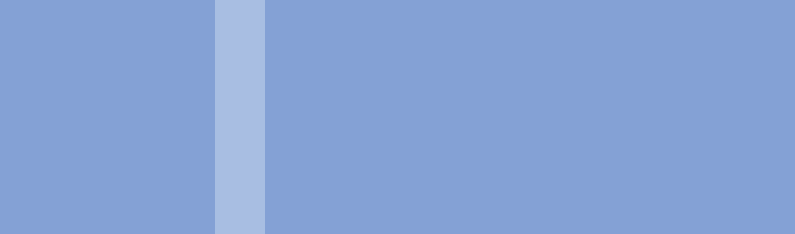
#> input picture stripes.png, 1590 x 468 px (shown at 1/2 size)
$ jupyter execute loc_clust_stripe_segmentation.ipynb   (older library calls are emulated)
#> lines starting #> are read from the running program, lines starting #| are printed output that depends on the picture
[cell 1]
import numpy as np
import datetime


import matplotlib.pyplot as plt
from PIL import Image

from scipy.sparse import csr_matrix
import matplotlib.pyplot as plt

from sklearn.cluster import KMeans

from numpy.linalg import norm
from sklearn.feature_extraction import image
import warnings
warnings.filterwarnings("ignore")

[cell 2]
def get_B_and_weight_vec(n_nodes,threshold,sigma=1):
    '''
    Generate graph structure from the image to be segmented.
    Inputs:
        n_nodes: number of nodes, i.e. number of pixels
        threshold: threshold to drop edges with small weights (weak similarities)
        sigma: parameter to scale edge weights
    Outputs:
        B: Incidence matrix
        Weight_vec: edge_wise weights
    '''
    N = n_nodes
    row = []
    col = []
    data = []
    weight_vec = []
    cnt = 0
#
    for i in range(N):
        for j in [i+1,i+100]:
            if j>=2900:
                continue
            if  np.exp(-norm(img[i]-img[j])/(2*sigma**2)) > threshold:
                row.append(cnt)
                col.append(i)
                data.append(1)

                row.append(cnt)
                col.append(j)
                data.append(-1)
                cnt += 1
                weight_vec.append(np.exp(-norm(img[i]-img[j])/(2*sigma**2)))

    B = csr_matrix((data, (row, col)), shape=(cnt, N))
    weight_vec = np.array(weight_vec)
    return B, weight_vec

[cell 3]
def algorithm(B, weight_vec, seeds,K=15000,alpha=0.02, lambda_nLasso=None, check_s=False):
    E, N = B.shape
#     weight_vec = np.ones(E)

    Gamma_vec = np.array(1./(np.sum(abs(B), 0)))[0]  # \in [0, 1]
    Gamma = np.diag(Gamma_vec)

    Sigma = 0.5

    seednodesindicator= np.zeros(N)
    seednodesindicator[seeds] = 1


    noseednodeindicator = np.ones(N)
    noseednodeindicator[seeds] = 0

    if lambda_nLasso == None:
        lambda_nLasso = 2 / math.sqrt(np.sum(weight_vec))

    if check_s:
        s = 0.0
        for item in range(len(weight_vec)):
            x = B[item].toarray()[0]
            i = np.where(x == -1)[0][0]
            j = np.where(x == 1)[0][0]
            if i < N1 <= j:
                s += weight_vec[item]
            elif i >= N1 > j:
                s += weight_vec[item]

        if lambda_nLasso * s >= alpha * N2 / 2:
            print ('eq(24)', lambda_nLasso * s, alpha * N2 / 2)

    fac_alpha = 1./(Gamma_vec*alpha+1)  # \in [0, 1]

    hatx = np.zeros(N)
    newx = np.zeros(N)
    prevx = np.zeros(N)
    haty = np.array([x/(E-1) for x in range(0, E)])
    history = []
    for iterk in range(K):
        # if 0 < np.max(abs(newx - prevx)) < 1e-4:
        #     print(iterk)
        #     break
        tildex = 2 * hatx - prevx
        newy = haty + Sigma * B.dot(tildex)  # chould be negative
        haty = newy / np.maximum(abs(newy) / (lambda_nLasso * weight_vec), np.ones(E))  # could be negative

        newx = hatx - Gamma_vec * B.T.dot(haty)  # could  be negative
        newx[seeds] = (newx[seeds] + Gamma_vec[seeds]) / (1 + Gamma_vec[seeds])

        newx = seednodesindicator * newx + noseednodeindicator * (newx * fac_alpha)
        prevx = np.copy(hatx)
        hatx = newx  # could be negative
        history.append(newx)

    history = np.array(history)

    return history

[cell 4]
#load the image
img=Image.open("stripes.png")
#> img is the input picture: PIL image 1590x468 RGBA; mean R, G, B, A 134.3, 162.8, 213.8, 255

# Preprocess the image

[cell 5]
# resize the image
basewidth = 100
wpercent = (basewidth / float(img.size[0]))
#> wpercent = 0.0629
hsize = int((float(img.size[1]) * float(wpercent)))
#> hsize = 29
img = img.resize((basewidth, hsize), Image.ANTIALIAS)
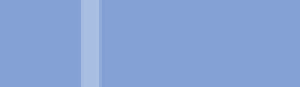
#> img: PIL image 100x29 RGBA (shown 3 times larger); mean R, G, B, A 134.3, 162.8, 213.8, 255
img = np.array(img)[:,:,:3]
#> img: shape (29, 100, 3)
print(img.shape)
#| (29, 100, 3)
plt.imshow(img)

[cell 6]
img = img.reshape(-1,3)
#> img = 2900 rows, first 8: [132, 161, 213], [132, 161, 213], [132, 161, 213], [132, 161, 213], [132, 161, 213], [132, 161, 213], [132, 161, 213], [132, 161, 213]
img.shape
#> Out = (2900, 3)

# Perform the segmentation task via Kmeans

[cell 7]
kmeans = KMeans(n_clusters=2).fit(img)
plt.imshow(kmeans.labels_.reshape(29,100))
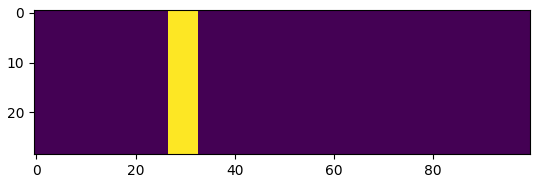
#> figure drawn by matplotlib, 1 panel

# Perform the task via our algorithm

[cell 8]
# generate graph from image
img = img.reshape(-1,3)/255
#> img = 2900 rows, first 8: [0.518, 0.631, 0.835], [0.518, 0.631, 0.835], [0.518, 0.631, 0.835], [0.518, 0.631, 0.835], [0.518, 0.631, 0.835], [0.518, 0.631, 0.835], [0.518, 0.631, 0.835], [0.518, 0.631, 0.835]
n_nodes=img.shape[0]
#> n_nodes = 2900
print("number of nodes:",n_nodes )
#| number of nodes: 2900

B,weight=get_B_and_weight_vec(n_nodes,0.2,1)
#> after the loop in get_B_and_weight_vec, `for i in range(N):`: cnt = 5699; col = 11398 values, max 2899 at index 11199, min 0 at index 0, mean 1449.5; data = 11398 values, max 1 at index 0, min -1 at index 1, mean 0; row = 11398 values from 0 to 5698; weight_vec = 5699 values, max 1 at index 0, min 0.922 at index 52, mean 0.999
#> weight has the same summary as weight_vec in get_B_and_weight_vec
# plt.hist(weight,bins=30)  #distribution of similarity measure

[cell 9]
def run_seg(n_nodes,seeds,threshold, K=30, alpha=0.1, lambda_nLasso=0.1):
    B, weight_vec = get_B_and_weight_vec(n_nodes,threshold)

    start = datetime.datetime.now()
    history = algorithm(B, weight_vec, seeds=seeds, K=K, alpha=alpha, lambda_nLasso=lambda_nLasso)
    print('our method time: ', datetime.datetime.now() - start)
    return history

[cell 10]
# generate seeds according to the labels assigned by kmeans
seeds = np.random.choice(np.where(kmeans.labels_==0)[0],20)
#> seeds = 20 values, max 2816 at index 6, min 295 at index 2, mean 1820.5

# run our algorithm  and visulize the result before feed it to kmeans
history = run_seg(n_nodes=n_nodes,seeds=seeds,threshold = 0.95, K=1000,alpha=0.01, lambda_nLasso=1)
#> in run_seg, `B, weight_vec = get_B_and_weight_vec(n_nodes,threshold)`: weight_vec = 5641 values, max 1 at index 0, min 0.963 at index 64, mean 1
#> in algorithm, `Gamma_vec = np.array(1./(np.sum(abs(B), 0)))[0]`: Gamma_vec = 2900 values, max 0.5 at index 0, min 0.25 at index 100, mean 0.259
#> in algorithm, `Gamma = np.diag(Gamma_vec)`:
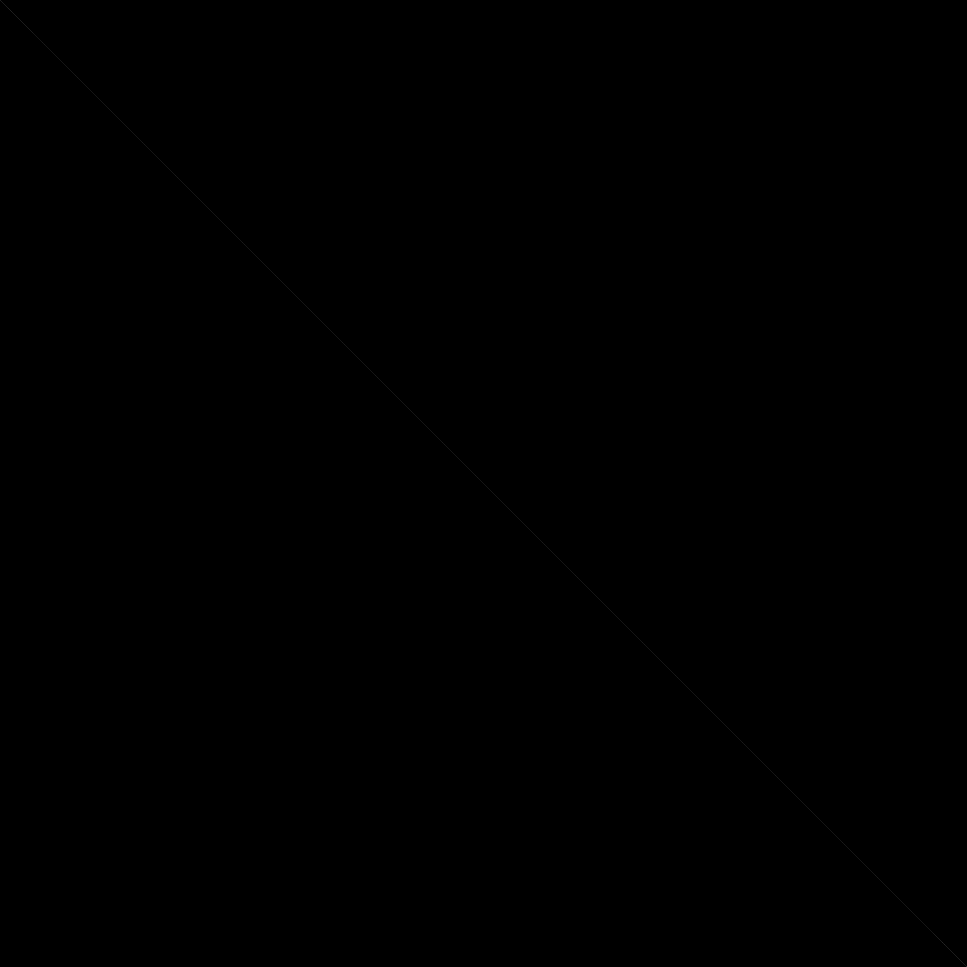
#> Gamma: shape (2900, 2900) float64 (shown at 1/3 size); min 0, max 0.5, mean 8.95e-05
#> in algorithm, `seednodesindicator= np.zeros(N)`: seednodesindicator = 2900 values from 0 to 0
#> in algorithm, `noseednodeindicator = np.ones(N)`: noseednodeindicator = 2900 values from 1 to 1
#> in algorithm, `fac_alpha = 1./(Gamma_vec*alpha+1)`: fac_alpha = 2900 values, max 0.998 at index 100, min 0.995 at index 0, mean 0.997
#> in algorithm, `hatx = np.zeros(N)`: hatx = 2900 values from 0 to 0
#> in algorithm, `haty = np.array([x/(E-1) for x in range(0, E)])`: haty = 5641 values from 0 to 1
#> after the loop in algorithm, `for iterk in range(K):`: history = 1000 items
#> in algorithm, `history = np.array(history)`:
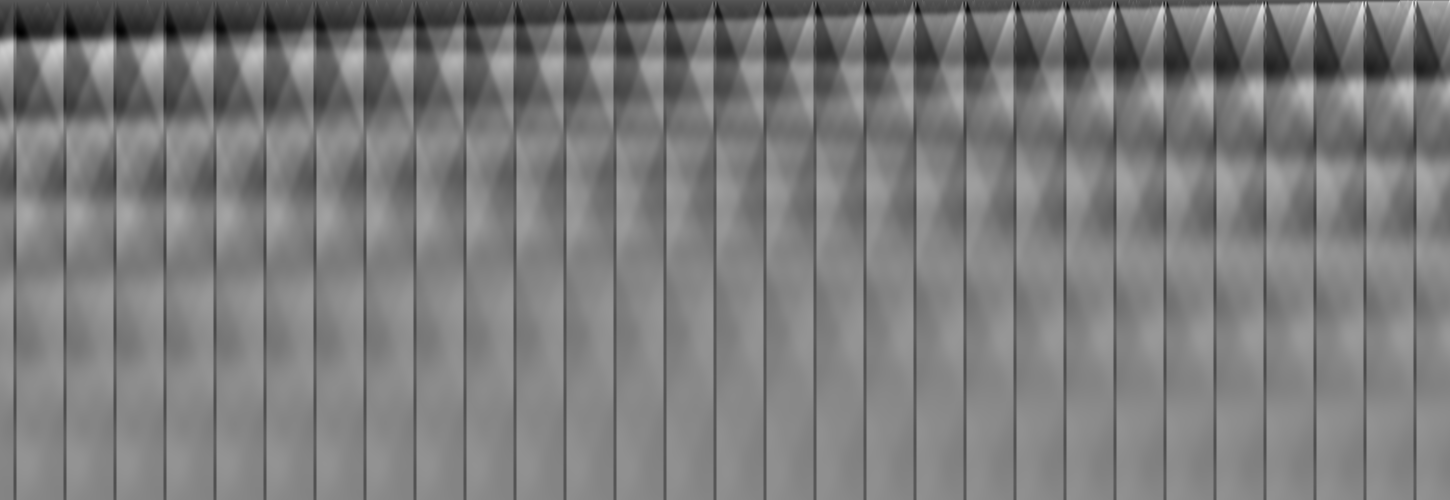
#> history: shape (1000, 2900) float64 (shown at 1/2 size); min -0.702, max 1.37, mean 0.308; drawn with min black and max white
plt.imshow(history[-1].reshape(29,100))
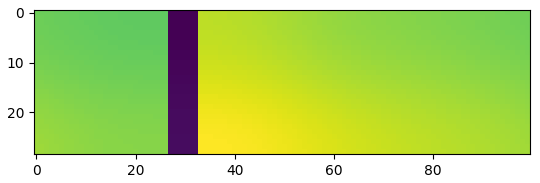
#> figure drawn by matplotlib, 1 panel

[cell 11]
# Feed the node signal from our algorithm to kmeans to complete clustering (2 clusters)
history=np.nan_to_num(history)
kmeans = KMeans(n_clusters=2).fit(history[-1].reshape(len(history[-1]), 1))

#visulize the segmentation result
segmented = kmeans.labels_
#> segmented = 2900 values, max 1 at index 27, min 0 at index 0, mean 0.06
plt.imshow(segmented.reshape((29,100)))

# Perform the segmentation task via spectral clustering

[cell 12]
from sklearn.cluster import SpectralClustering

s=SpectralClustering(2).fit(img)

plt.imshow(s.labels_.reshape(29,100))
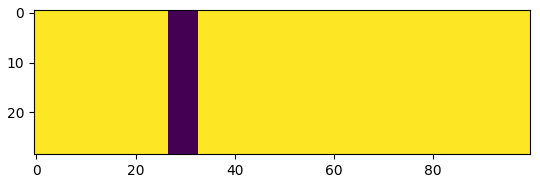
#> figure drawn by matplotlib, 1 panel

[cell 13]
# Python3 Program to print BFS traversal
# from a given source vertex. BFS(int s)
# traverses vertices reachable from s.
from collections import defaultdict

# This class represents a directed graph
# using adjacency list representation
class Graph:

	# Constructor
	def __init__(self):

		# default dictionary to store graph
		self.graph = defaultdict(list)

	# function to add an edge to graph
	def addEdge(self,u,v):
		self.graph[u].append(v)

	# Function to print a BFS of graph
	def BFS(self, s):

		# Mark all the vertices as not visited
#> called with s = 2
		visited = [False] * (max(self.graph) + 1)

		# Create a queue for BFS
		queue = []

		# Mark the source node as
		# visited and enqueue it
		queue.append(s)
		visited[s] = True

		while queue:

			# Dequeue a vertex from
			# queue and print it
			s = queue.pop(0)
			print (s, end = " ")

			# Get all adjacent vertices of the
			# dequeued vertex s. If a adjacent
			# has not been visited, then mark it
			# visited and enqueue it
			for i in self.graph[s]:
				if visited[i] == False:
					queue.append(i)
					visited[i] = True

# Driver code

# Create a graph given in
# the above diagram
g = Graph()
g.addEdge(0, 1)
g.addEdge(0, 2)
g.addEdge(1, 2)
g.addEdge(2, 0)
g.addEdge(2, 3)
g.addEdge(3, 3)

print ("Following is Breadth First Traversal"
				" (starting from vertex 2)")
g.BFS(2)

# This code is contributed by Neelam Yadav
